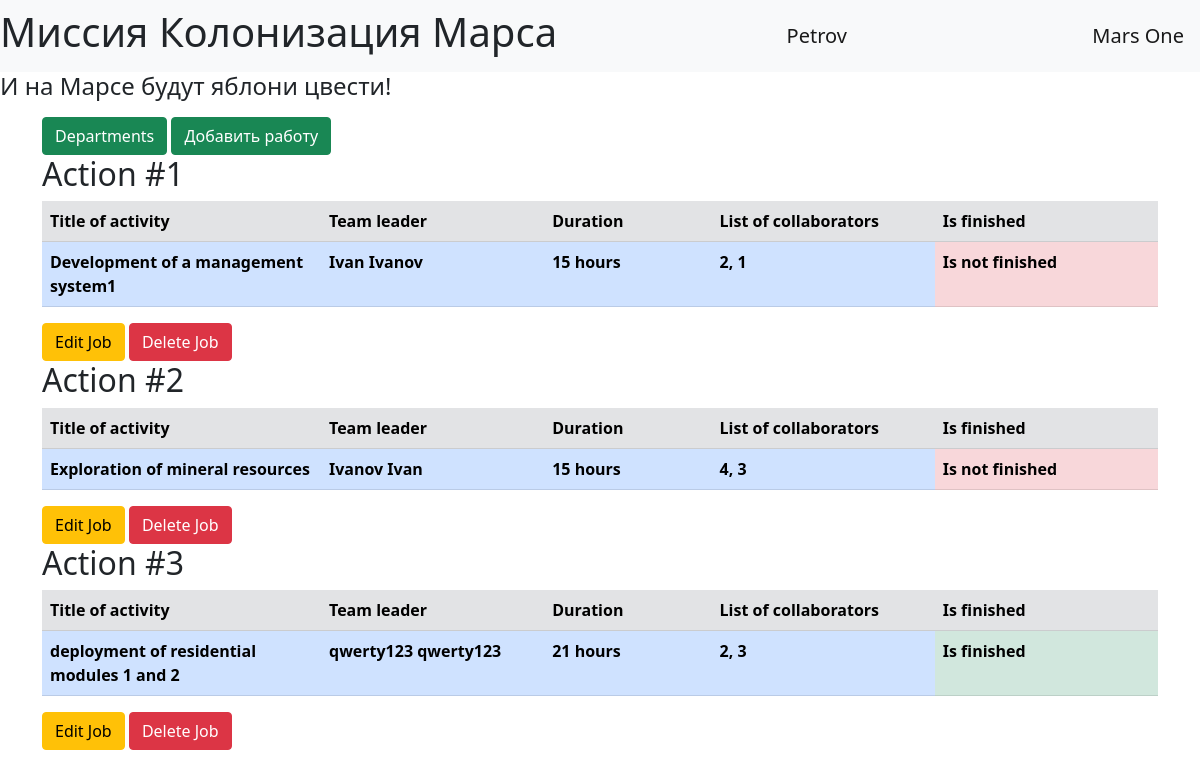
The page / (signed in) on the database its author committed.
### data/users.py (models this page shows, shortened)
class User(SqlAlchemyBase, UserMixin):
    __tablename__ = "users"
    id = sqlalchemy.Column(sqlalchemy.Integer, primary_key=True, autoincrement=True)
    name = sqlalchemy.Column(sqlalchemy.String, nullable=True)
    surname = sqlalchemy.Column(sqlalchemy.String, nullable=True)
    age = sqlalchemy.Column(sqlalchemy.Integer, nullable=True)
    position = sqlalchemy.Column(sqlalchemy.String, nullable=True)
    speciality = sqlalchemy.Column(sqlalchemy.String, nullable=True)
    address = sqlalchemy.Column(sqlalchemy.String, nullable=True)
    email = sqlalchemy.Column(sqlalchemy.String, unique=True, nullable=True)
    hashed_password = sqlalchemy.Column(sqlalchemy.String, nullable=True)
    modified_date = sqlalchemy.Column(sqlalchemy.DateTime, default=datetime.datetime.now)
    news = orm.relation("Jobs", back_populates='team_leader')

### data/jobs.py (models this page shows, shortened)
class Jobs(SqlAlchemyBase):
    __tablename__ = "jobs"
    id = sqlalchemy.Column(sqlalchemy.Integer, primary_key=True, autoincrement=True)
    team_leader_id = sqlalchemy.Column(sqlalchemy.Integer, sqlalchemy.ForeignKey("users.id"))
    team_leader = orm.relation('User')
    job = sqlalchemy.Column(sqlalchemy.String, nullable=True)
    work_size = sqlalchemy.Column(sqlalchemy.Integer, nullable=True)
    collaborators = sqlalchemy.Column(sqlalchemy.String, nullable=True)
    start_date = sqlalchemy.Column(sqlalchemy.DateTime, nullable=True)
    end_date = sqlalchemy.Column(sqlalchemy.DateTime, nullable=True)
    is_finished = sqlalchemy.Column(sqlalchemy.Boolean, default=False)

### app.py (the view)
@app.route("/")
def index():
    session = db_session.create_session()
    jobs = session.query(Jobs).all()
    return render_template('list.html', jobs=jobs)

### app.py (called while the page is built)
@login_manager.user_loader
def load_user(user_id):
    session = db_session.create_session()
    return session.query(User).get(user_id)

### data/db_session.py (called while the page is built)
def create_session() -> Session:
    global __factory
    return __factory()

### templates/list.html (shortened to what this page needs)
{% extends "base.html" %}
{% block content %}
{% if current_user.is_authenticated %}
<a class="btn btn-success" href="/departments">Departments</a>
<a class="btn btn-success" href="/add_job">Добавить работу</a>
{% endif %}
{% for job in jobs %}
<h2>Action #{{job.id}}</h2>
  <table class="table">
    <tr class="table-secondary">
      <th width="25%">Title of activity</th>
      <th width="20%">Team leader</th>
      <th width="15%">Duration</th>
      <th width="20%">List of collaborators</th>
      <th width="20%">Is finished</th>
    </tr>
    <tr class="table-primary">
      <th>{{ job.job }}</th>
      <th>{{ job.team_leader.name }} {{ job.team_leader.surname }}</th>
      <th>{{ job.work_size }} hours</th>
      <th>{{ job.collaborators }}</th>
      {% if job.is_finished %}
      <th class="table-success">Is finished</th>
      {% else %}
      <th class="table-danger">Is not finished</th>
      {% endif %}
    </tr>
  </table>
  {% if current_user.is_authenticated and (current_user.id == 1 or current_user.id == job.team_leader_id) %}
    <a href="/edit_job/{{ job.id }}" class="btn btn-warning">Edit Job</a>
    <a href="/delete_job/{{ job.id }}" class="btn btn-danger">Delete Job</a>
  {% endif %}
{% endfor %}
{% endblock %}

### templates/base.html (shortened to what this page needs)
<!doctype html>
<html lang="ru">
  <head>
      <link href="https://cdn.jsdelivr.net/npm/bootstrap@5.1.3/dist/css/bootstrap.min.css" rel="stylesheet">
  </head>
  <body>
    <nav class="navbar navbar-light bg-light">
        <h1>Миссия Колонизация Марса</h1>
        {% if current_user.is_authenticated %}
          <a class="navbar-brand" href="/logout">{{ current_user.name }}</a>
        {% else %}
          <p>
              <a class="btn btn-primary " href="/register">Зарегистрироваться</a>
              <a class="btn btn-success" href="/login">Войти</a>
          </p>
        {% endif %}
        <a href="/" class="navbar-brand">Mars One</a>
    </nav>
    <h4>И на Марсе будут яблони цвести!</h4>
    <main role="main" class="container">
      {% block content %}{% endblock %}
    </main>
  </body>
</html>

### rows shown on the page
User: name "Petrov"
Jobs: id "1", job "Development of a management system1", team_leader.name "Ivan", team_leader.surname "Ivanov", work_size "15", collaborators "2, 1", is_finished "Is not finished"
Jobs: id "2", job "Exploration of mineral resources", team_leader.name "Ivanov", team_leader.surname "Ivan", work_size "15", collaborators "4, 3", is_finished "Is not finished"
Jobs: id "3", job "deployment of residential modules 1 and 2", team_leader.name "qwerty123", team_leader.surname "qwerty123", work_size "21", collaborators "2, 3", is_finished "Is finished"
